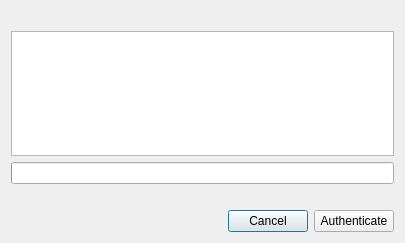
<?xml version="1.0" encoding="UTF-8"?>
<ui version="4.0">
 <class>BrowserWebAuthnConfirmationDialog</class>
 <widget class="QDialog" name="BrowserWebAuthnConfirmationDialog">
  <property name="geometry">
   <rect>
    <x>0</x>
    <y>0</y>
    <width>405</width>
    <height>243</height>
   </rect>
  </property>
  <property name="windowTitle">
   <string>KeePassXC: WebAuthn credentials</string>
  </property>
  <layout class="QVBoxLayout" name="verticalLayout">
   <item>
    <widget class="QLabel" name="confirmationLabel">
     <property name="font">
      <font>
       <bold>true</bold>
      </font>
     </property>
     <property name="alignment">
      <set>Qt::AlignCenter</set>
     </property>
    </widget>
   </item>
   <item>
    <widget class="QTableWidget" name="credentialsTable">
     <property name="sizePolicy">
      <sizepolicy hsizetype="Expanding" vsizetype="Expanding">
       <horstretch>0</horstretch>
       <verstretch>0</verstretch>
      </sizepolicy>
     </property>
     <property name="editTriggers">
      <set>QAbstractItemView::NoEditTriggers</set>
     </property>
     <property name="showDropIndicator" stdset="0">
      <bool>false</bool>
     </property>
     <property name="selectionMode">
      <enum>QAbstractItemView::SingleSelection</enum>
     </property>
     <property name="cornerButtonEnabled">
      <bool>false</bool>
     </property>
     <attribute name="horizontalHeaderVisible">
      <bool>false</bool>
     </attribute>
     <attribute name="verticalHeaderVisible">
      <bool>false</bool>
     </attribute>
    </widget>
   </item>
   <item>
    <widget class="QProgressBar" name="progressBar">
     <property name="value">
      <number>0</number>
     </property>
     <property name="textVisible">
      <bool>false</bool>
     </property>
    </widget>
   </item>
   <item>
    <widget class="QLabel" name="timeoutLabel"/>
   </item>
   <item>
    <layout class="QHBoxLayout" name="horizontalLayout">
     <item>
      <spacer name="horizontalSpacer">
       <property name="orientation">
        <enum>Qt::Horizontal</enum>
       </property>
       <property name="sizeHint" stdset="0">
        <size>
         <width>40</width>
         <height>20</height>
        </size>
       </property>
      </spacer>
     </item>
     <item>
      <widget class="QPushButton" name="cancelButton">
       <property name="text">
        <string>Cancel</string>
       </property>
       <property name="default">
        <bool>true</bool>
       </property>
      </widget>
     </item>
     <item>
      <widget class="QPushButton" name="authenticateButton">
       <property name="text">
        <string>Authenticate</string>
       </property>
      </widget>
     </item>
    </layout>
   </item>
  </layout>
 </widget>
 <resources/>
 <connections/>
</ui>
